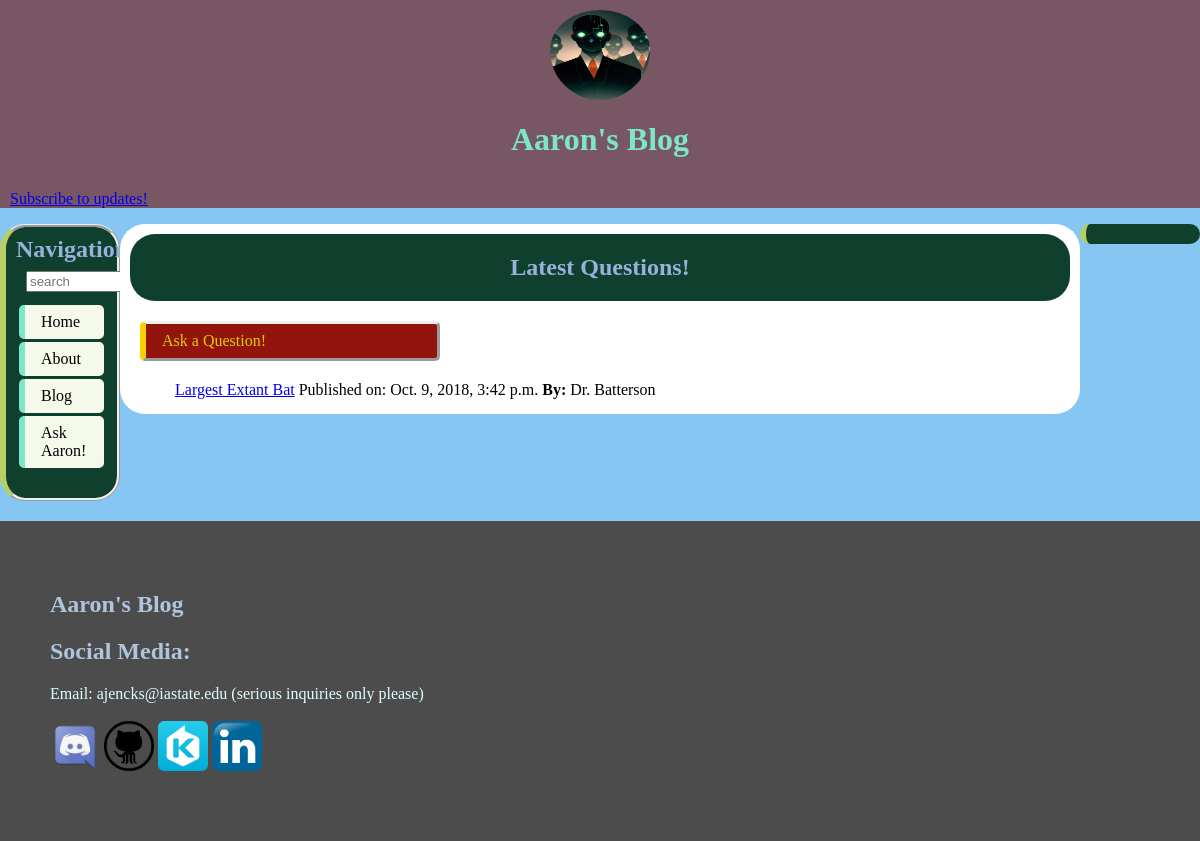
Screenshot of /blog/forum/ with the database file from the repository.
### blogapp/models.py (models this page shows, shortened)
class TextPost(models.Model, HitCountMixin):
	author = models.CharField(max_length=50, blank=True, null=True)
	pub_date = models.DateTimeField('date published')
	text = RichTextField()
	is_posted = models.BooleanField(default=True)
	hit_count_generic = GenericRelation(HitCount, object_id_field='object_pk', related_query_name='hit_count_generic_relation')
	class Meta:
		abstract = True

class AskPost(TextPost):
	question_title = models.CharField(max_length=50)
	pass

### blogapp/views.py (the view)
# urls.py: path('blog/forum/', views.askAaron, name='askAaron'),
def askAaron(request):
	latest_question_list = AskPost.objects.order_by('-pub_date')
	return render(request, 'blogapp/forum/archive.html', {'question_list': latest_question_list})

### blogapp/templates/blogapp/forum/archive.html
{% extends 'blogapp/base.html' %}
{% block content %}
	<h2 class="articleTitle">Latest Questions!</h2>
	<a class="navigationHeader" style="margin: 20px;" href="{% url 'blogs:askQuestion' %}">Ask a Question!</a>
{% if question_list %}
	<ul style="margin: 15px">
		{% for askpost in question_list %}
			<li style="list-style-type: none;"><a href="{% url 'blogs:askAaron_detail' askpost.id %}">{{ askpost.question_title }}</a> Published on: {{ askpost.pub_date }} <b>By:</b> {{ askpost.author }}</li>
		{% endfor %}
	</ul>
{% else %}
	<p style="margin: 15px">No posts are available.</p>
{% endif %}
{% endblock %}

### blogapp/static/blogapp/styles.css (style rules this page uses)
* { box-sizing: border-box; }
body { background-repeat: repeat; background-position: center; background-size: default; padding: 0; margin: 0; }
body { background-color: #85c7f2; }
a.navigationHeader { background-color: #92140c; border: outset; color: #d7cf07; display: block; padding: 8px 16px; text-decoration: none; border-left: 6px solid #f7d002; border-radius: 5px; width: 300px; }
.articleTitle { text-align: center; color: #99b2dd; border-radius: 25px; background: #0e402d; padding: 20px; margin: 10px; }

### rows the page displays
AskPost: question_title "Largest Extant Bat", pub_date "Oct. 9, 2018, 3:42 p.m.", author "Dr. Batterson"
